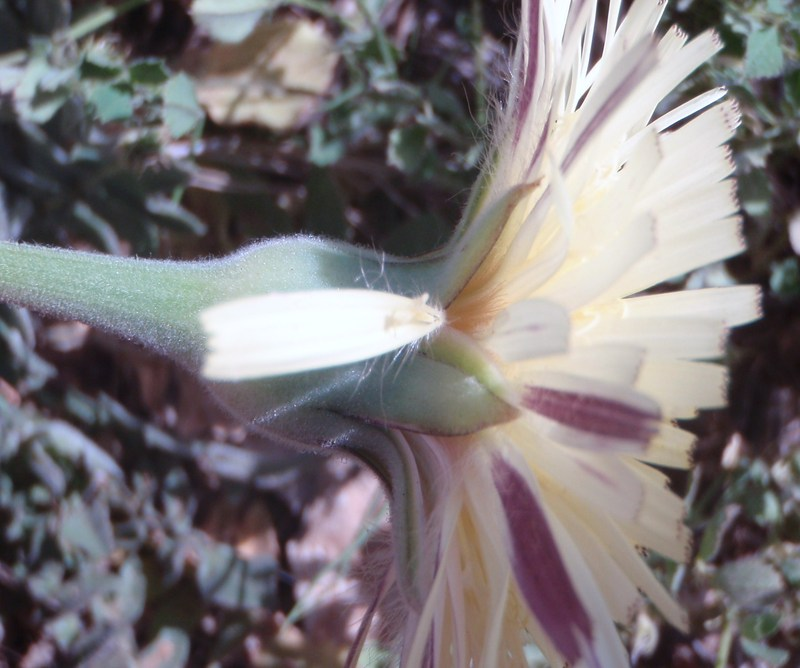
#> input picture HMIN339MProject/small_dataset_train/train/101265.jpg, 800 x 668 px; its folder holds 4 pictures in this run
$ jupyter execute --allow-errors PlantsClassification.ipynb   (shell and % lines are left out)
#> lines starting #> are read from the running program, lines starting #| are printed output that depends on the picture
# HMIN339 : Méthodes Avancées de la Science de données

## **`Réconnaissance Visuelle de Plantes`**

### Object du Project :
Réconnaissance d'espèces de plantes à partir de photos

### Jeu de Départ :
3474 images appartenant à 50 espèces différentes

### Encadrement :
* **`Konstantin TODOROV`**
* **`Pascal PONCELET`**

### Fait par :
* **`BEYA NTUMBA Joel`**
* **`MINKO AMOA Dareine`**
* **`QUENETTE Christophe`**
* **`SHAKURA Tasnim`**

## Analyse de jeu de données

### Imports des librairies utilisées pour la classification

[cell 1]
from __future__ import print_function, division


import os
import glob
import json
import csv
import cv2
import time
import keras
import torch
import pandas
import numpy as np
import pandas as pd
import seaborn as sns
import copy

import matplotlib.pyplot as plot

import matplotlib
import matplotlib.pyplot as plt
import matplotlib.image as mpimg
import xml.etree.ElementTree as et

#Sickit learn met régulièrement à jour des versions et indique des futurs warnings.
#ces deux lignes permettent de ne pas les afficher.
import warnings
warnings.filterwarnings("ignore", category=FutureWarning)
pd.options.display.float_format = '{:,.2f}'.format
pd.set_option('display.max_rows', 100)
pd.set_option('display.max_columns', 200)

from sklearn.model_selection import train_test_split
from sklearn.linear_model import LogisticRegression
from sklearn.metrics import accuracy_score
from sklearn.utils import shuffle
from sklearn import linear_model
from sklearn import svm
from sklearn.metrics import classification_report,accuracy_score
from sklearn.model_selection import GridSearchCV

from keras.models import Sequential
from keras.layers import Dense
from keras.utils import np_utils
from keras import regularizers
from keras.optimizers import SGD
from keras.optimizers import Adam

import torch.nn as nn
import torch.optim as optim
from torch.optim import lr_scheduler
import torchvision
from torchvision import datasets, models, transforms


from sklearn.preprocessing import StandardScaler, LabelEncoder, OneHotEncoder, MinMaxScaler
from sklearn.model_selection import train_test_split, cross_val_score, StratifiedKFold, KFold

# pour avoir des figures de même taille

## Création du Jeu de données

### Transformation des fichiers XMLs en CSV

#> (a cell that did not finish here is left out)

## Lecture du csv généré à partir des fichiers tirés des xmls files

### Data Visualisation & Prerpocessing

[cell 3]
rawdf = pd.read_csv('flowers.csv')
#> (reads HMIN339MProject/flowers.csv from the repository)
rawdf.head()

[cell 4]
rawdf.info()

[cell 5]
rawdf.describe()

### **`Binning ou Discretisation`** : Transformation de données continues en données discrètes

[cell 6]
rawdf['Species'].value_counts()

[cell 7]
rawdf['Genus'].value_counts().head()

[cell 8]
rawdf['Family'].value_counts().head()

By ***ObservationId***

[cell 9]
rawdf['Location'].value_counts().head()

[cell 10]
plt.figure(figsize=(5, 5))
#> (the rest of this cell did not finish here and is left out)

[cell 11]
plt.figure(figsize=(5, 5))
#> (the rest of this cell did not finish here and is left out)

[cell 12]
plt.figure(figsize=(5, 5))
#> (the rest of this cell did not finish here and is left out)

[cell 13]
plt.figure(figsize=(5, 5))
#> (the rest of this cell did not finish here and is left out)

[cell 14]
plt.figure(figsize=(10, 8))
#> (the rest of this cell did not finish here and is left out)

[cell 15]
rawdf.hist(figsize=(10, 8))
plt.tight_layout()
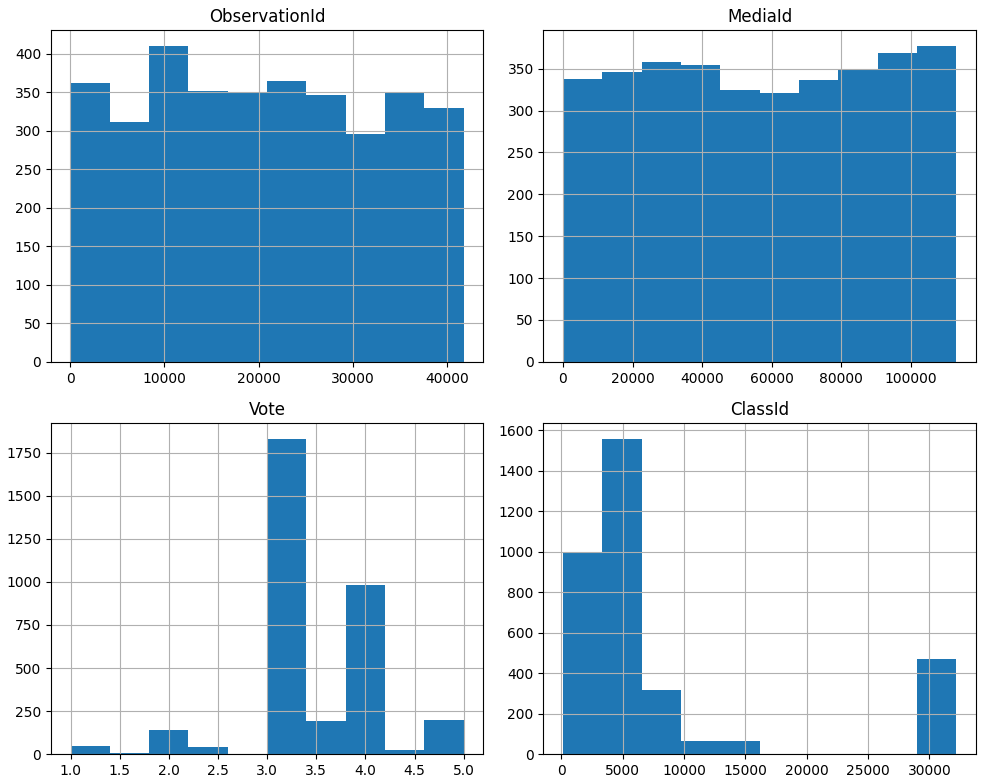
#> figure drawn by matplotlib, 4 panels; panel 1: tallest bar 410 high, from x = 8379.2 to 12553.8; panel 2: tallest bar 377 high, from x = 101840.9 to 113154; panel 3: tallest bar 1831 high, from x = 3 to 3.4; panel 4: tallest bar 1559 high, from x = 3356 to 6561

[cell 16]
df = rawdf.copy()

ss = StandardScaler()
scale_features = ['ObservationId', 'MediaId', 'Vote', 'ClassId']
df[scale_features] = ss.fit_transform(df[scale_features])

categorical_features = ['Family', 'Genus', 'Species', 'Content', 'Location', 'Date']
df_cat = pd.get_dummies(df[categorical_features])
df = df.drop(categorical_features, axis=1)
df = pd.concat([df, df_cat], axis=1)
df.head()

[cell 17]
df.filter(regex=("Family.*")).head()

[cell 18]
df.filter(regex=("Family.*")).head()

[cell 19]
df.filter(regex=("Genus.*")).head()

[cell 20]
df.filter(regex=("Species.*")).head()

[cell 21]
df.filter(regex=("Content.*")).head()

[cell 22]
df.filter(regex=("Location.*")).head()

[cell 23]
df.filter(regex=("Date.*")).head()

[cell 24]
df.describe()

## Création du Jeu de données

### Transformation des images en CSV

[cell 25]
def group_plants_species():
    with open('flowers.csv', mode='r') as csv_file:
        grouped_plants = {}
        # species = []
        csv_reader = csv.DictReader(csv_file)

        for plant in csv_reader:
            species = plant["Species"]
            if species in grouped_plants:
                grouped_plants[species].append(plant["MediaId"])
            else:
                grouped_plants[species] = [plant["MediaId"]]

    # print dictionnary
    print(len(grouped_plants))
    print(json.dumps(grouped_plants, indent = 4))

[cell 26]
group_plants_species()

[cell 27]
## function to load folder into arrays and then it returns that same array
def loadImages():
    # Put files into lists and return them as one list of size 4
    image_path = os.path.join(os.getcwd(), 'small_dataset_train/train')
    image_files = [os.path.join(image_path, file)
         for file in os.listdir(image_path) if      file.endswith('.jpg')]

    return image_files

image_files = loadImages()

#> (a cell that did not finish here is left out)

#### **`Resizing images`**

[cell 29]
##### Display one image
def display_one(a, title1 = "Original"):
    plt.imshow(a), plt.title(title1)
    plt.xticks([]), plt.yticks([])
    plt.show()

# Display two images
def display(a, b, title1 = "Original", title2 = "Edited"):
    plt.subplot(121), plt.imshow(a), plt.title(title1)
    plt.xticks([]), plt.yticks([])
    plt.subplot(122), plt.imshow(b), plt.title(title2)
    plt.xticks([]), plt.yticks([])
    plt.show()

# Preprocessing
def processing(data):
    # loading image
    # Getting 3 images to work with
    img = [cv2.imread(i, cv2.IMREAD_UNCHANGED) for i in data[:3]]
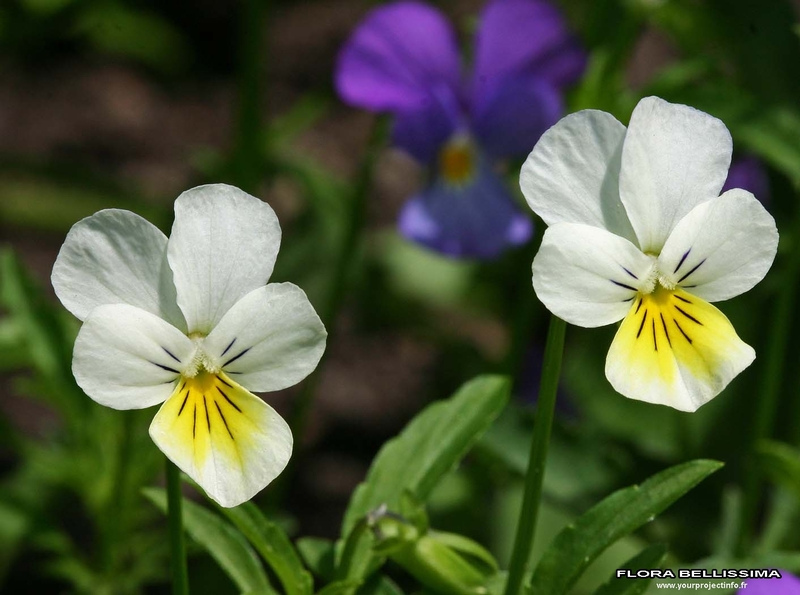
#> input picture HMIN339MProject/small_dataset_train/train/101536.jpg, 800 x 595 px
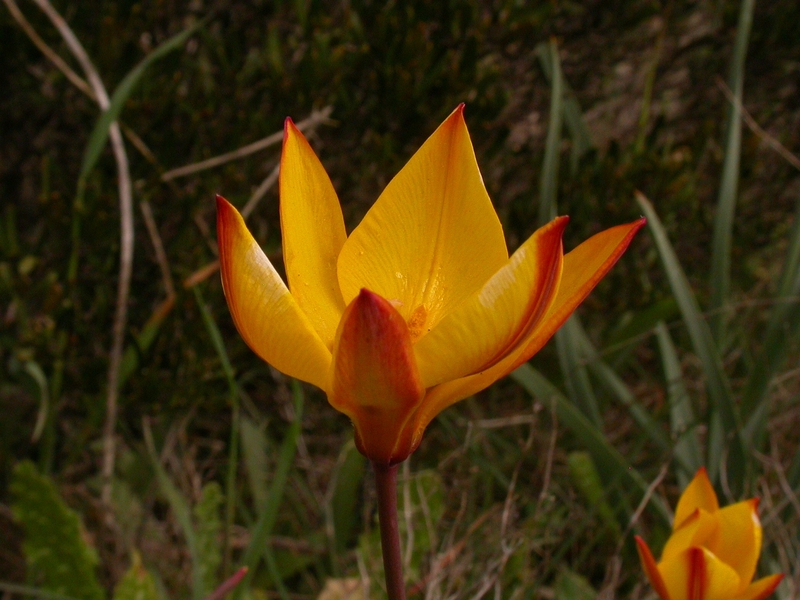
#> input picture HMIN339MProject/small_dataset_train/train/101924.jpg, 800 x 600 px
#> img = 3 items
    display_one(img[1])
    print('Original size',img[1].shape)
    # --------------------------------
    # setting dim of the resize
    height = 220
    width = 220
    dim = (width, height)
    res_img = []
    for i in range(len(img)):
        res = cv2.resize(img[i], dim, interpolation=cv2.INTER_LINEAR)
        res_img.append(res)
#> this loop made 3 passes
#> pass 1, in processing, `res = cv2.resize(img[i], dim, interpolation=cv2.INTER_LINEAR)`:
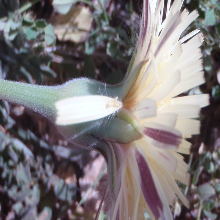
#> res: shape (220, 220, 3); mean of channels 0, 1, 2 120.7, 118.3, 123.7; drawn as B, G, R
#> pass 2, in processing, `res = cv2.resize(img[i], dim, interpolation=cv2.INTER_LINEAR)`:
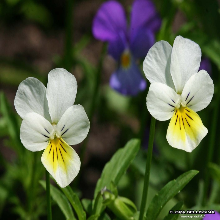
#> res: shape (220, 220, 3); mean of channels 0, 1, 2 62.1, 89, 80.5; drawn as B, G, R
#> pass 3, in processing, `res = cv2.resize(img[i], dim, interpolation=cv2.INTER_LINEAR)`:
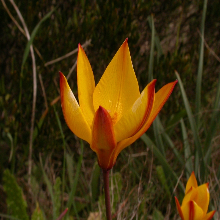
#> res: shape (220, 220, 3); mean of channels 0, 1, 2 13.1, 50.1, 67.3; drawn as B, G, R
#> after the loop, res_img = 3 items

    # Checking the size
    print("RESIZED", res_img[1].shape)

    # Visualizing one of the images in the array
    original = res_img[1]
    display_one(original)

processing(image_files)

## **`Logistic Regression Model`**

[cell 30]
##### Display one image
def display_one(a, title1 = "Original"):
    plt.imshow(a), plt.title(title1)
    plt.xticks([]), plt.yticks([])
    plt.show()

[cell 31]
image_path = os.path.join(os.getcwd(), 'small_dataset_train/train')
image_files = [os.path.basename(os.path.join(image_path, file))
         for file in os.listdir(image_path) if      file.endswith('.jpg')]

fileIds = []
for image_file in image_files:
    fileId = image_file.split('.')[0]
    fileIds.append(fileId)


# Creation of the Images Dataframe
df2 = pd.DataFrame({
    'filename': image_files,
    'MediaId': fileIds
})

# Conversion of types of MediaId rows from 'object' to 'int64'
df2["MediaId"] = pd.to_numeric(df2["MediaId"])

df2.head()
